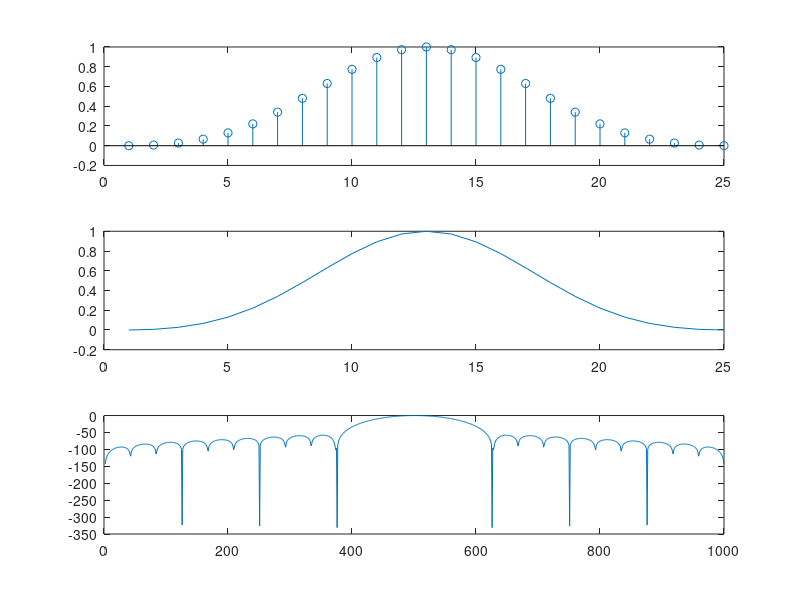

Write the MATLAB code that produced this figure.
clc
clear all
close all
N=25;
blackman=zeros(1,N);
for i=1:N
    n=N-i;
    blackman(i)=0.42-0.5*cos(2*pi*n/(N-1))+0.08*cos(4*pi*n/(N-1));
    n=n+1;
end
b1=fftshift(fft(blackman,1000))
y=abs(b1)/max(b1);
blackman2=20*log10(y);
subplot(3,1,1)
stem(blackman)
subplot(3,1,2)
plot(blackman)
subplot(3,1,3)
plot(blackman2)